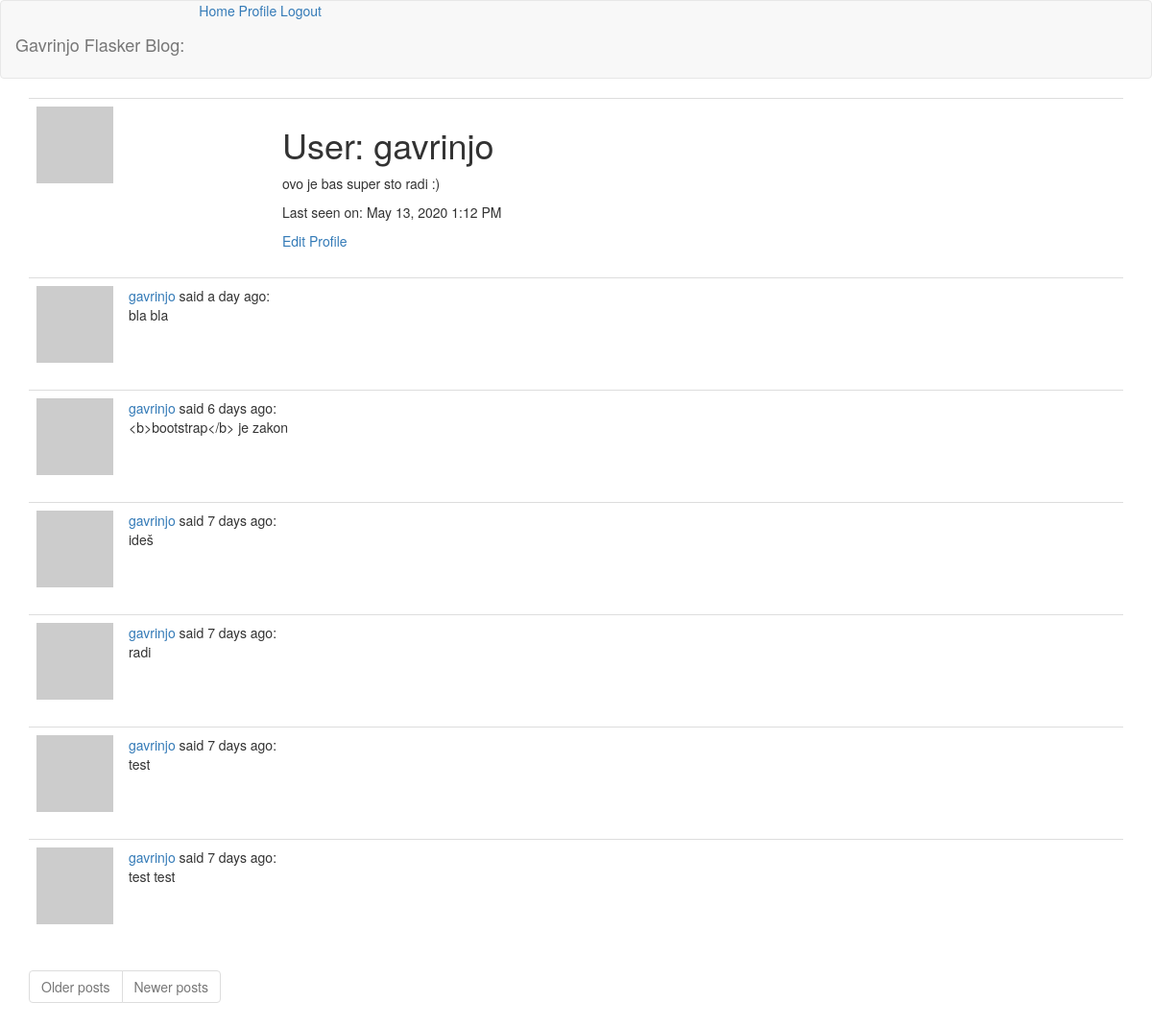
Page /user/gavrinjo (signed in) on the earlier database version.
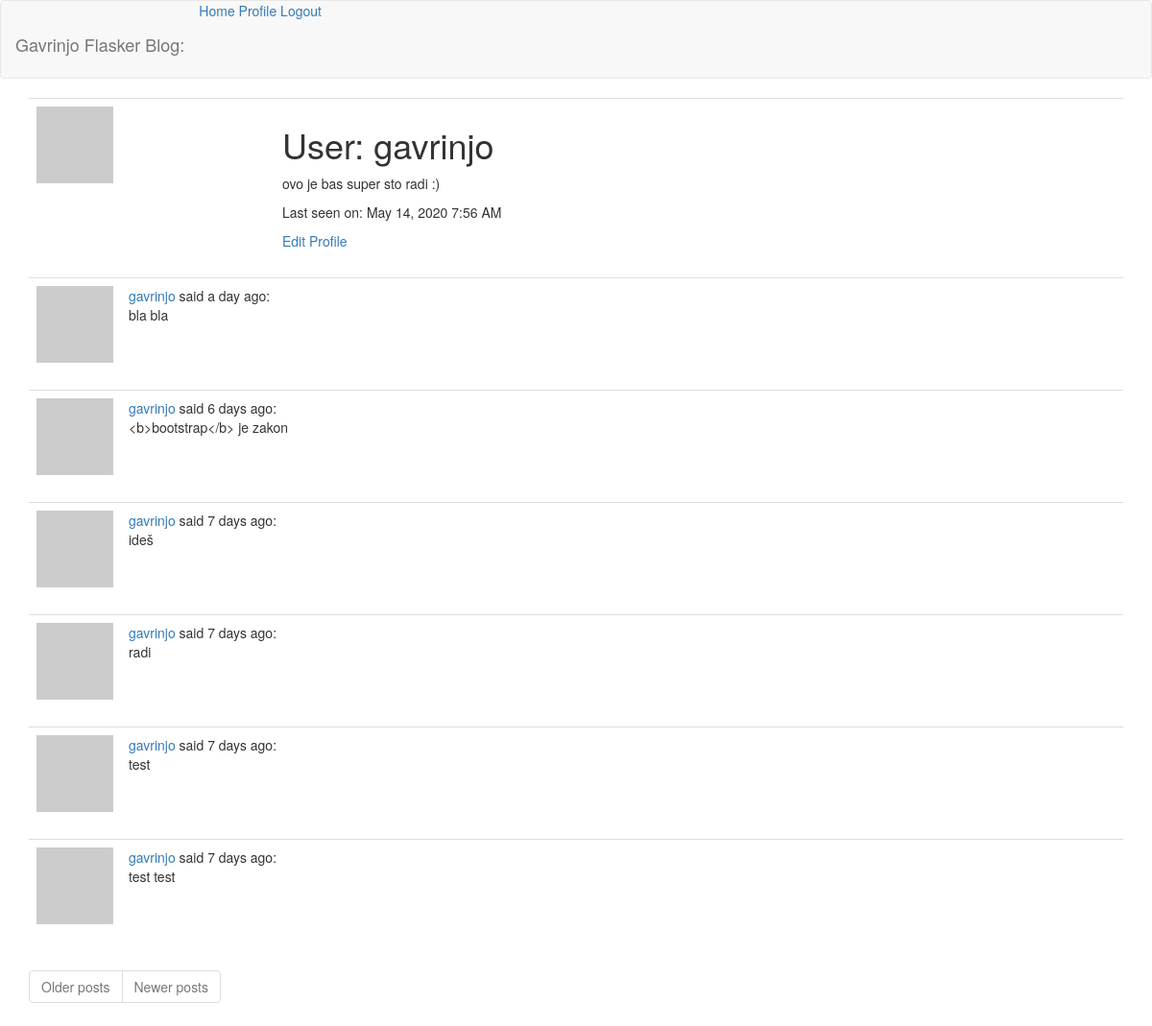
Same page on the later database version.
### app/models.py (models this page shows, shortened)
class User(UserMixin, db.Model):
    id = db.Column(db.Integer, primary_key=True)
    username = db.Column(db.String(64), index=True, unique=True)
    email = db.Column(db.String(120), index=True, unique=True)
    password_hash = db.Column(db.String(128))
    about_me = db.Column(db.String(140))
    last_seen = db.Column(db.DateTime, default=datetime.utcnow)
    post = db.relationship("Post", backref="author", lazy="dynamic")
    def avatar(self, size):
        digest = md5(self.email.lower().encode("utf-8")).hexdigest()
        return f"https://www.gravatar.com/avatar/{digest}?d=identicon&r=x&s={size}"

class Post(db.Model):
    id = db.Column(db.Integer, primary_key=True)
    body = db.Column(db.String(140))
    timestamp = db.Column(db.DateTime, index=True, default=datetime.utcnow)
    user_id = db.Column(db.Integer, db.ForeignKey("user.id"))

### app/main/routes.py (the view)
@bp.route("/user/<username>")
@login_required
def user(username):
    user = User.query.filter_by(username=username).first_or_404()
    posts = user.post.order_by(Post.timestamp.desc()).all()
    return render_template("user.html", title=user.username, user=user, posts=posts)

### app/main/routes.py (called while the page is built)
@bp.before_request
def before_request():
    if current_user.is_authenticated:
        current_user.last_seen = datetime.utcnow()
        db.session.commit()

### app/models.py (called while the page is built)
@login.user_loader
def load_user(id):
    return User.query.get(int(id))

### app/templates/user.html
{% extends 'base.html' %}
{% block app_content %}
    <table class="table table-hover">
        <tr>
            <td width="256px"><img src="{{ user.avatar(128) }}"></td>
            <td>
                <h1>User: {{ user.username }}</h1>
                {% if user.about_me %}<p>{{ user.about_me }}</p>{% endif %}
                {% if user.last_seen %}<p>Last seen on: {{ moment(user.last_seen).format("LLL") }}</p>{% endif %}
                {% if user == current_user %}
                <a href="{{ url_for('main.edit_profile') }}">Edit Profile</a>
                {% endif %}
            </td>
        </tr>
    </table>
    {% for post in posts %}
        {% include "_post.html" %}
    {% endfor %}
    <nav aria-label="Page navigation example">
        <ul class="justify-content-center pagination">
            <li class="page-item{% if not next_url %} disabled {% endif %}">
                <a class="page-link" href="{{ next_url or '#' }}" tabindex="-1">Older posts</a>
            </li>
            <li class="page-item{% if not prev_url %} disabled {% endif %}">
                <a class="page-link" href="{{ prev_url or '#' }}" tabindex="-1">Newer posts</a>
            </li>
        </ul>
    </nav>
{% endblock app_content %}

### app/templates/base.html (shortened to what this page needs)
{% extends "bootstrap/base.html" %}
{% block navbar %}
    <nav class="navbar navbar-default">
        <span class="navbar-brand mb-0 h1">Gavrinjo Flasker Blog:</span>
        <a href="{{ url_for('main.index') }}">Home</a>
        {% if current_user.is_anonymous %}
        <a href="{{ url_for('auth.login') }}">Login</a>
        {% else %}
        <a href="{{ url_for('main.user', username=current_user.username) }}">Profile</a>
        <a href="{{ url_for('auth.logout') }}">Logout</a>
        {% endif %}
    </nav>
{% endblock navbar %}
{% block content %}
    <div class="container">
        {% block app_content %} {% endblock app_content %}
    </div>
{% endblock content %}

### app/templates/_post.html
    <table class="table table-hover">
        <tr>
            <td width="70px">
                <a href="{{ url_for('main.user', username=post.author.username) }}">
                    <img src="{{ post.author.avatar(64) }}">
                </a>
            </td>
            <td>
                <span class="user_popup">
                    <a href="{{ url_for('main.user', username=post.author.username) }}">
                        {{ post.author.username }}
                    </a>
                </span>
                said {{ moment(post.timestamp).fromNow() }}:
                <br>
                <span id="post{{ post.id }}">{{ post.body }}</span>
            </td>
        </tr>
    </table>

Differences in the rows shown:
changed User "gavrinjo": last_seen "May 13, 2020 1:12 PM" → "May 14, 2020 7:56 AM"
